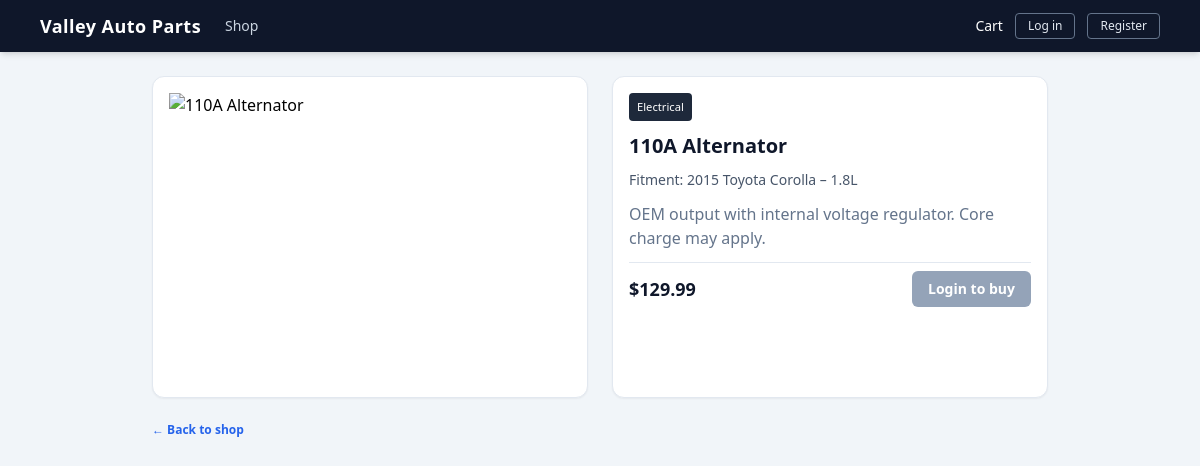
/product/alternator-110amp, run on the app's committed database.
### tables this page shows
CREATE TABLE products (
            id TEXT PRIMARY KEY,
            name TEXT NOT NULL,
            category TEXT,
            fitment TEXT,
            price REAL NOT NULL,
            img TEXT,
            description TEXT
        );

### app.py (the view)
@app.route("/product/<pid>")
def product_detail(pid):
    part = get_product_by_id(pid)
    if not part:
        return redirect(url_for("shop"))
    banner = session.pop("flash_msg", None)
    return render_template(
        "product.html",
        part=part,
        logged_in=logged_in(),
        username=current_user(),
        banner=banner,
    )

### app.py (called while the page is built)
def get_db():
    conn = sqlite3.connect(DB_PATH)
    conn.row_factory = sqlite3.Row  # rows behave like dicts
    return conn

def get_product_by_id(pid: str):
    conn = get_db()
    row = conn.execute(
        "SELECT id, name, category, fitment, price, img, description FROM products WHERE id = ?",
        (pid,),
    ).fetchone()
    conn.close()
    return dict(row) if row else None

@app.context_processor
def inject_user_profile():
    uname = current_user()
    profile = get_user(uname) if uname else None
    display = None
    if profile:
        display = profile.get("display_name") or uname
    return {
        "nav_display_name": display or uname,
        "nav_profile": profile,
    }

def logged_in():
    return "username" in session

def current_user():
    return session.get("username")

### templates/product.html (shortened to what this page needs)
{% extends "base.html" %}
{% block content %}
<div class="max-w-4xl mx-auto">
  <div class="grid gap-6 md:grid-cols-2">
    <div class="bg-white border border-slate-200 rounded-xl shadow-sm overflow-hidden flex items-center justify-center p-4">
      <img src="{{ part.img }}" alt="{{ part.name }}" class="w-full h-72 object-contain">
    </div>
    <div class="bg-white border border-slate-200 rounded-xl shadow-sm p-4 text-sm text-slate-700 flex flex-col gap-3">
      <div>
        <span class="inline-block bg-slate-800 text-white text-[0.7rem] font-medium rounded px-2 py-1">
          {{ part.category or "Part" }}
        </span>
      </div>
      <h1 class="text-xl font-semibold text-slate-900 leading-tight">
        {{ part.name }}
      </h1>
      <div class="text-sm text-slate-600">
        Fitment: {{ part.fitment or "See description" }}
      </div>
      <div class="text-base text-slate-500">
        {{ part.description }}
      </div>
      <div class="flex items-center justify-between pt-2 border-t border-slate-200">
        <div class="text-lg font-semibold text-slate-900">
          ${{ '%.2f'|format(part.price) }}
        </div>
        {% if logged_in %}
        <form method="POST" action="{{ url_for('cart_add') }}">
          <input type="hidden" name="pid" value="{{ part.id }}">
          <button
            class="bg-blue-600 hover:bg-blue-700 text-white text-sm font-semibold rounded-md px-4 py-2 transition"
            type="submit"
          >
            Add to Cart
          </button>
        </form>
        {% else %}
        <a
          href="{{ url_for('login') }}"
          class="bg-slate-400 text-white text-sm font-semibold rounded-md px-4 py-2 transition"
        >
          Login to buy
        </a>
        {% endif %}
      </div>
    </div>
  </div>
  <div class="mt-6 text-xs text-slate-500">
    <a href="{{ url_for('shop') }}" class="text-blue-600 hover:text-blue-700 font-semibold">← Back to shop</a>
  </div>
</div>
{% endblock %}

### data on the page
products: category "Electrical", name "110A Alternator", fitment "2015 Toyota Corolla – 1.8L", description "OEM output with internal voltage regulator. Core charge may apply.", price "129.99"
